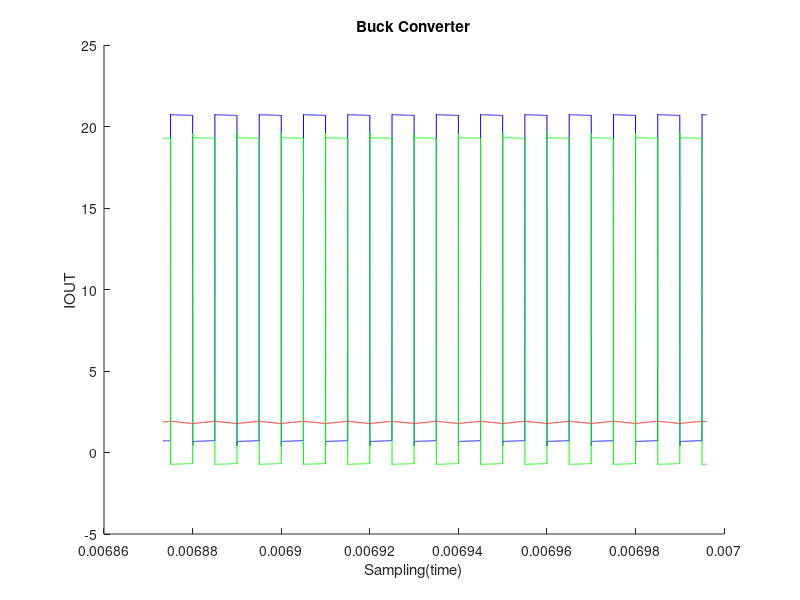
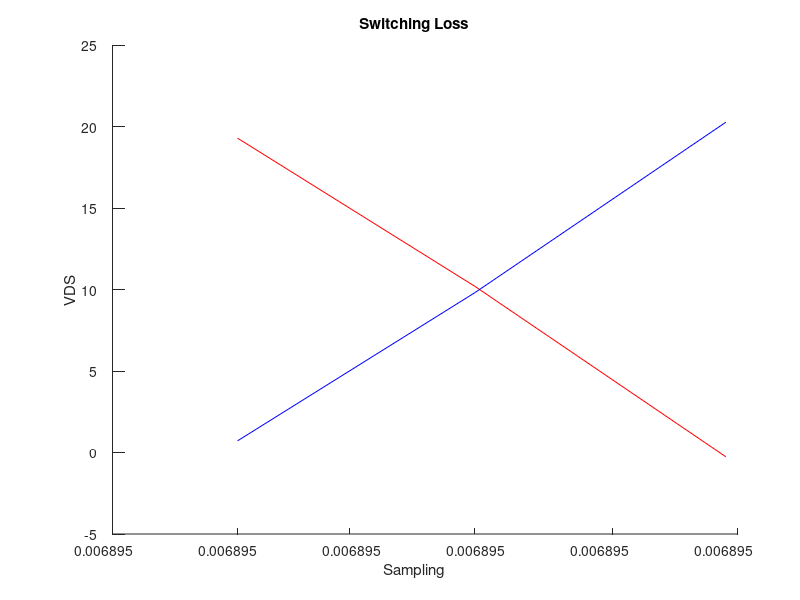

These charts were generated, in order, by the following MATLAB code:
clear; close all;
clc;
load('BuckData');
figure()
hold on
plot(Time, IOUT,'r');
plot(Time, VDS0,'b');
plot(Time, VDS1,'g');
xlabel('Sampling(time)')
ylabel('IOUT')
title('Buck Converter');
hold off

%Processing
%Measured with Data Cursor on Graph
t1Ind = 2172;
t2Ind = 2174;
del_t1 = abs(Time(t1Ind) - Time(t2Ind));
numTimePoints = length(t1Ind:t2Ind);
E1 = ((sum(VDS0(t1Ind:t2Ind,1))./numTimePoints) + ...
    (sum(IOUT(t1Ind:t2Ind,1))./numTimePoints)).*del_t1;
P1 = E1 ./del_t1;

E2 = ((sum(VDS1(t1Ind:t2Ind,1))./numTimePoints) + ...
    (sum(IOUT(t1Ind:t2Ind,1))./numTimePoints)).*del_t1;
P2 = E2 ./del_t1;

figure()
hold on;
plot(Time(t1Ind:t2Ind,1), VDS1(t1Ind:t2Ind,1),'r');
plot(Time(t1Ind:t2Ind,1), VDS0(t1Ind:t2Ind,1),'b');
xlabel('Sampling')
ylabel('VDS')
title('Switching Loss')
hold off

fprintf('ENERGY OFF | %dJ\nENERGY ON | %dJ\n',E1,E1);
fprintf('POWER OFF | %fW\nPOWER ON | %fW\n',P1,P2);
